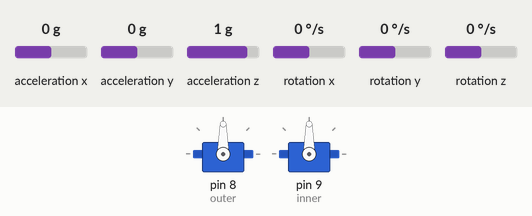
A sketch run on a simulated Arduino Uno, built with avr-gcc and run on an emulated ATmega328P. Shown: 2 × servo. The test bench sets the inputs (shaded band); at power-on: acceleration x 0 g, acceleration y 0 g, acceleration z 1 g, rotation x 0 °/s, rotation y 0 °/s, rotation z 0 °/s. What the sketch prints to the serial monitor is not drawn.

Above: at 1.2 s.
1.3 s: acceleration x set to -1.4 g
At 2.5 s:
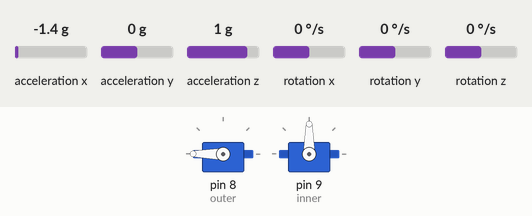
2.8 s: acceleration y set to -1.4 g
At 3.8 s:
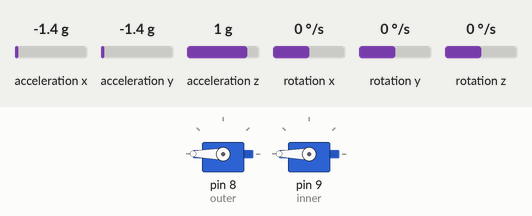
4.3 s: acceleration x set to -0.8 g
At 5.0 s:
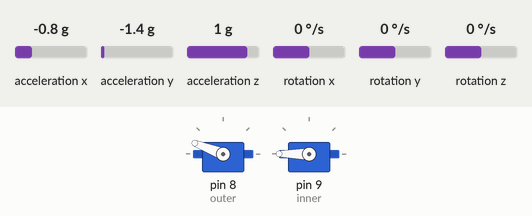
5.8 s: acceleration y set to -0.8 g
At 6.1 s:
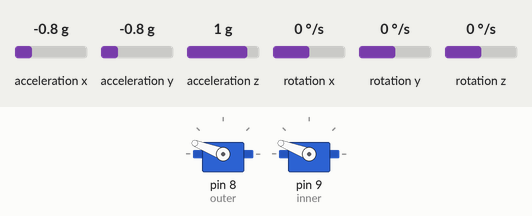
7.3 s: acceleration x set to 0 g
At 8.4 s:
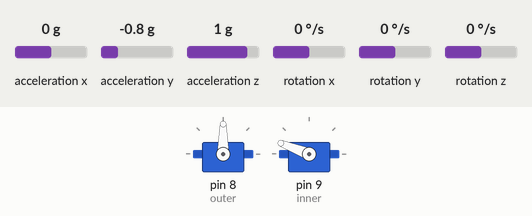
8.8 s: acceleration y set to 0.8 g
At 9.6 s:
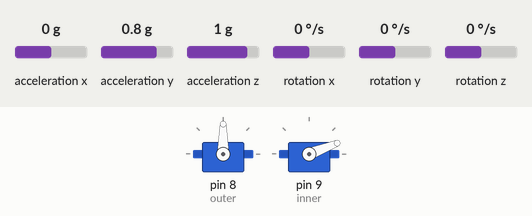
Timing chart, 0 to 11.3 s (numbered marks = the images above; inputs shaded):
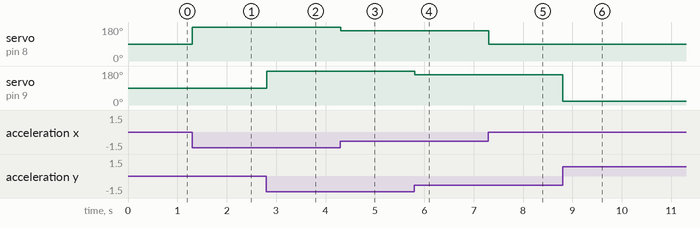

The sketch:

MPU6050.ino
```cpp
#include "Wire.h"
#include "MPU6050.h"
#include "Servo.h"

MPU6050 mpu;
int16_t ax, ay, az;
int16_t gx, gy, gz;
Servo outer;
Servo inner;

int valo;
int prevValo;

int vali;
int prevVali;

void setup()
{
    Wire.begin();
    Serial.begin(38400);

    Serial.println("Initialize MPU");
    mpu.initialize();
    Serial.println(mpu.testConnection() ? "Connected" : "Connection failed");
    outer.attach(8); //servo y
    inner.attach(9);//servo x
}

void loop()
{
    mpu.getMotion6(&ax, &ay, &az, &gx, &gy, &gz);

    valo = map(ax, -17000, 17000, 179, 0);
    if (valo != prevValo)
    {
        outer.write(valo);
        prevValo = valo;
    }

     vali = map(ay, -17000, 17000, 179, 0);
    if (vali != prevVali)
    {
        inner.write(vali);
        prevVali = vali;
    }
}
```

Measured:
- after the input at 1.3 s, servo on pin 8 (outer): 90° → 180° at once
- after the input at 2.8 s, servo on pin 9 (inner): 90° → 180° at once
- after the input at 4.3 s, servo on pin 8 (outer): 180° → 159° at once
- after the input at 5.8 s, servo on pin 9 (inner): 180° → 159° at once
- after the input at 7.3 s, servo on pin 8 (outer): 159° → 90° at once
- after the input at 8.8 s, servo on pin 9 (inner): 159° → 21° at once
